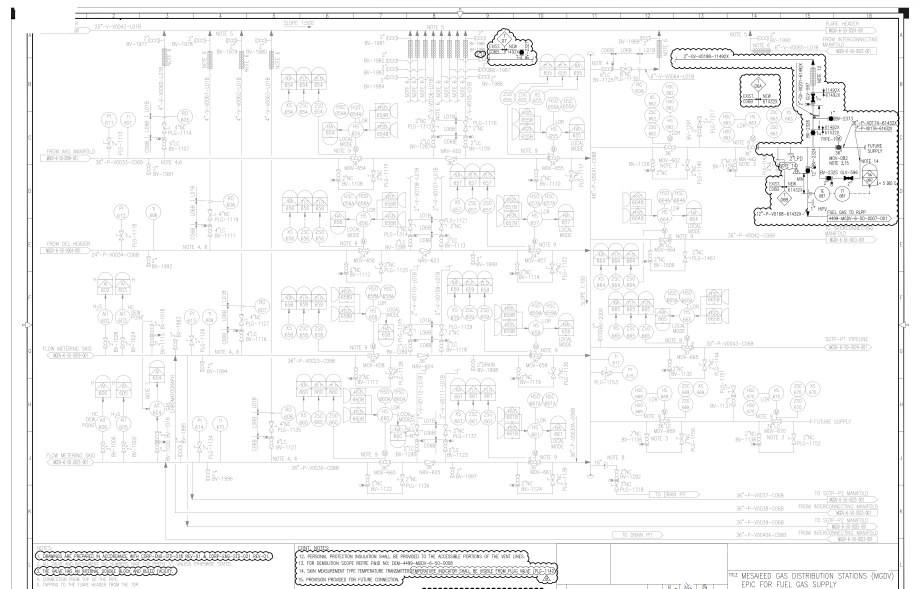
#> input picture input2.png, 2760 x 1765 px (shown at 1/3 size)
$ python fragment_extractor.py ../input2.png
#> lines starting #> are read from the running program, lines starting #| are printed output that depends on the picture; after the words box and inside, x2 and y2 are one past the last pixel; in counts of white or black regions, pixels touching at a corner belong together
"""
Phase 1: Stroke-Derived Arc Fragment Extraction
================================================
Replaces contour-derived primitives (cv2.findContours region components) with
stroke-derived arc fragments.

WHY
---
The diagnostic proved that connected-component topology != cloud-instance
topology. `findContours` either SHATTERS a cloud into many region pieces (B/D
failures) or WELDS it — through the border frame, pipes, leaders, and text —
into sheet-spanning blobs that the area ceiling discards (C* failures). Both are
the same disease: the region component is not the cloud.

This module attacks the disease at its source. It does NOT look at regions at
all. It reduces the line work to 1-px centerlines, finds the junction pixels
where pipes/text/borders cross the cloud outline, and CUTS there. The cut
severs the welds (de-fusing C*) and yields clean open arcs (normalizing B/D)
that downstream affinity grouping (Phase 2) and graph reconstruction (Phase 3)
can operate on.

PIPELINE
--------
    binary
    → skeletonization            (skimage, Zhang-Suen/Lee)
    → graph extraction           (per-pixel 8-neighbour degree)
    → junction detection         (degree >= 3)
    → split at junctions         (remove dilated junction pixels)
    → fragment generation        (connected components → ordered polylines)

SCOPE (per Phase 1 instructions)
--------------------------------
  - NO affinity graph
  - NO clustering
  - NO reconstruction
  Only high-quality cloud-boundary fragments + debug visualisations.

DEPENDENCIES
------------
  scikit-image  (skeletonize)        — added to requirements.txt
  scipy         (ndimage.label)      — added to requirements.txt
  opencv, numpy (already present)
"""
import os, sys, logging
sys.path.insert(0, os.path.dirname(os.path.dirname(os.path.abspath(__file__))))

from dataclasses import dataclass, field
from pathlib import Path
from typing import List, Optional, Tuple

import cv2
import numpy as np
from skimage.morphology import skeletonize
from scipy import ndimage

log = logging.getLogger(__name__)

# ── Extraction parameters (structural, not detection thresholds) ──
MIN_FRAGMENT_LEN  = 40      # px arc-length floor — drops skeleton speckle/spurs
JUNCTION_DILATE   = 1       # px: widen junction cut so diagonal crossings split cleanly
TANGENT_SPAN      = 6       # px along the chain used to estimate endpoint tangents
CURVATURE_STEP    = 7       # px step for discrete curvature (matches stage1 convention)


# ═══════════════════════════════════════════════════════════════════
# Fragment data structure
# ═══════════════════════════════════════════════════════════════════
@dataclass
class Fragment:
    """A single stroke-derived arc fragment (open polyline, ordered)."""
    id: int
    points: np.ndarray                       # Nx2 (x,y), ordered along the arc
    endpoints: Tuple[np.ndarray, np.ndarray] # (start_xy, end_xy)
    endpoint_tangents: Tuple[np.ndarray, np.ndarray]  # unit vectors pointing INWARD
    arc_length: float
    mean_curvature: float                    # mean |turning angle| over interior
    scallop_periodicity: float               # 0-1, reuse of stage1 periodicity model
    is_loop: bool = False                     # closed chain (no free endpoints)

    # [14 lines left out: function to_dict, not called in this run]


# ═══════════════════════════════════════════════════════════════════
# Skeleton graph: degree map, endpoints, junctions
# ═══════════════════════════════════════════════════════════════════
_NB_KERNEL = np.array([[1, 1, 1],
                       [1, 0, 1],
                       [1, 1, 1]], dtype=np.uint8)


def _skeletonize(binary: np.ndarray) -> np.ndarray:
    """Reduce strokes to 1-px centerlines. Returns bool array."""
    bw = (binary > 0)
    skel = skeletonize(bw)
    return skel.astype(np.uint8)


def _degree_map(skel: np.ndarray) -> np.ndarray:
    """8-neighbour count for every skeleton pixel (0 off-skeleton)."""
    deg = cv2.filter2D(skel, -1, _NB_KERNEL, borderType=cv2.BORDER_CONSTANT)
    return deg * skel


def _split_at_junctions(skel: np.ndarray, deg: np.ndarray
                        ) -> Tuple[np.ndarray, np.ndarray]:
    """
    Remove junction pixels (degree >= 3) so welded structures separate into
    independent arc chains. Returns (cut_skeleton, junction_mask).
    """
    junctions = ((skel == 1) & (deg >= 3)).astype(np.uint8)
    if JUNCTION_DILATE > 0 and junctions.any():
        k = cv2.getStructuringElement(
            cv2.MORPH_RECT, (2 * JUNCTION_DILATE + 1, 2 * JUNCTION_DILATE + 1))
        junc_dil = cv2.dilate(junctions, k)
    else:
        junc_dil = junctions
    cut = skel & (~junc_dil.astype(bool))
    return cut.astype(np.uint8), junctions


# ═══════════════════════════════════════════════════════════════════
# Chain ordering: connected component pixels → ordered polyline
# ═══════════════════════════════════════════════════════════════════
def _order_chain(coords: List[Tuple[int, int]]) -> Tuple[List[Tuple[int, int]], bool]:
    """
    Order a set of 8-connected (y,x) pixels into a single path.

    Returns (ordered_list, is_loop). Walks from a free endpoint (degree 1) if
    one exists; otherwise treats the chain as a closed loop and starts anywhere.
    Branch leftovers (rare after junction removal) follow one branch — short
    spurs are dropped later by the length filter.
    """
    pixset = set(coords)
    nbrs = {}
    for (y, x) in coords:
        ns = [(y + dy, x + dx)
              for dy in (-1, 0, 1) for dx in (-1, 0, 1)
              if (dy or dx) and (y + dy, x + dx) in pixset]
        nbrs[(y, x)] = ns

    ends = [p for p, n in nbrs.items() if len(n) == 1]
    is_loop = len(ends) == 0
    start = ends[0] if ends else coords[0]

    path = [start]
    visited = {start}
    cur = start
    while True:
        nxt = None
        for n in nbrs[cur]:
            if n not in visited:
                nxt = n
                break
        if nxt is None:
            break
        path.append(nxt)
        visited.add(nxt)
        cur = nxt
    return path, is_loop


# ═══════════════════════════════════════════════════════════════════
# Per-fragment geometry
# ═══════════════════════════════════════════════════════════════════
def _arc_length(pts: np.ndarray) -> float:
    if len(pts) < 2:
        return 0.0
    d = np.diff(pts.astype(np.float64), axis=0)
    return float(np.hypot(d[:, 0], d[:, 1]).sum())


def _endpoint_tangents(pts: np.ndarray) -> Tuple[np.ndarray, np.ndarray]:
    """Unit tangents at start/end, each pointing INWARD along the chain."""
    n = len(pts)
    k = min(TANGENT_SPAN, n - 1)
    if k < 1:
        z = np.zeros(2)
        return z, z
    p = pts.astype(np.float64)
    t_start = p[k] - p[0]
    t_end = p[n - 1 - k] - p[n - 1]
    def _unit(v):
        m = np.hypot(v[0], v[1])
        return v / m if m > 1e-6 else np.zeros(2)
    return _unit(t_start), _unit(t_end)


def _signed_curvature(pts: np.ndarray, step: int = CURVATURE_STEP) -> np.ndarray:
    """
    Signed turning angle along an OPEN polyline (no wraparound).

    Mirrors stage1's _compute_curvature but for open chains: only interior
    indices [step, n-step) are valid. Revision-cloud scallops produce rapid
    sign oscillation; pipes/straight runs stay near zero.
    """
    p = pts.astype(np.float64)
    n = len(p)
    if n < step * 2 + 1:
        return np.array([])
    out = np.zeros(n)
    for i in range(step, n - step):
        v1 = p[i] - p[i - step]
        v2 = p[i + step] - p[i]
        cross = v1[0] * v2[1] - v1[1] * v2[0]
        dot = v1[0] * v2[0] + v1[1] * v2[1]
        m1 = np.hypot(v1[0], v1[1])
        m2 = np.hypot(v2[0], v2[1])
        if m1 > 0.5 and m2 > 0.5:
            out[i] = np.arctan2(cross, dot)
    return out[step:n - step]


def _scallop_periodicity(pts: np.ndarray, arclen: float) -> float:
    """
    Periodicity score on an open arc, reusing stage1's model:
      crossings-per-100px of curvature sign changes, gated by amplitude.
    Cloud arcs: periodic oscillation. Pipes/text: too few or too noisy.
    """
    curv = _signed_curvature(pts)
    if len(curv) < 8 or arclen < 60:
        return 0.0
    signs = np.sign(curv)
    signs[signs == 0] = 1
    crossings = int(np.sum(np.abs(np.diff(signs)) > 0))
    density = crossings / (arclen / 100.0)
    if 1.5 <= density <= 14.0:
        nz = curv[curv != 0]
        std = float(np.std(nz)) if nz.size else 0.0
        if std > 0.05:
            return float(min(1.0, density / 6.0) * min(1.0, std * 5.0))
    return 0.0


def _mean_curvature(pts: np.ndarray) -> float:
    curv = _signed_curvature(pts)
    return float(np.mean(np.abs(curv))) if len(curv) else 0.0


# ═══════════════════════════════════════════════════════════════════
# Main entry point
# ═══════════════════════════════════════════════════════════════════
def extract_fragments(binary: np.ndarray,
                      debug_dir: Optional[Path] = None) -> List[Fragment]:
    """
    Extract stroke-derived arc fragments from a binary image.

    Args:
        binary:    uint8 image, non-zero = foreground (line work).
        debug_dir: if given, writes skeleton/junctions/fragments visualisations.

    Returns:
        List[Fragment] — open arcs, junction-split, length-filtered.
    """
    if binary is None or binary.size == 0:
        raise ValueError("empty binary image")
    H, W = binary.shape[:2]
    log.info(f"  [frag] skeletonizing {W}x{H}...")

    skel = _skeletonize(binary)
    deg = _degree_map(skel)
    cut, junctions = _split_at_junctions(skel, deg)

    # Connected components of the cut skeleton = candidate arc chains.
    labels, n_lab = ndimage.label(cut, structure=np.ones((3, 3), dtype=int))
    log.info(f"  [frag] {n_lab} raw chains after junction split")

    # Group pixel coords by label in one pass.
    ys, xs = np.nonzero(cut)
    lab = labels[ys, xs]
    order = np.argsort(lab, kind='stable')
    ys, xs, lab = ys[order], xs[order], lab[order]
    boundaries = np.searchsorted(lab, np.arange(1, n_lab + 1), side='left')
    boundaries = np.append(boundaries, len(lab))

    fragments: List[Fragment] = []
    fid = 0
    for li in range(n_lab):
        a, b = boundaries[li], boundaries[li + 1]
        if b - a < 2:
            continue
        coords = list(zip(ys[a:b].tolist(), xs[a:b].tolist()))
        path, is_loop = _order_chain(coords)
        if len(path) < 2:
            continue
        pts = np.array([(x, y) for (y, x) in path], dtype=np.int32)  # (x,y)
        arclen = _arc_length(pts)
        if arclen < MIN_FRAGMENT_LEN:
            continue
        ts, te = _endpoint_tangents(pts)
        frag = Fragment(
            id=fid,
            points=pts,
            endpoints=(pts[0].copy(), pts[-1].copy()),
            endpoint_tangents=(ts, te),
            arc_length=arclen,
            mean_curvature=_mean_curvature(pts),
            scallop_periodicity=_scallop_periodicity(pts, arclen),
            is_loop=is_loop,
        )
        fragments.append(frag)
        fid += 1

    log.info(f"  [frag] {len(fragments)} fragments (>= {MIN_FRAGMENT_LEN}px)")

    if debug_dir is not None:
        _save_debug(debug_dir, (H, W), skel, junctions, fragments)

    return fragments


# ═══════════════════════════════════════════════════════════════════
# Debug visualisations
# ═══════════════════════════════════════════════════════════════════
def _save_debug(debug_dir: Path, shape: Tuple[int, int],
                skel: np.ndarray, junctions: np.ndarray,
                fragments: List[Fragment]) -> None:
    H, W = shape
    debug_dir.mkdir(parents=True, exist_ok=True)

    # 1. skeleton.png — white centerlines on black
    cv2.imwrite(str(debug_dir / "skeleton.png"), (skel * 255).astype(np.uint8))

    # 2. junctions.png — skeleton dim grey, junctions as red dots
    jvis = cv2.cvtColor((skel * 80).astype(np.uint8), cv2.COLOR_GRAY2BGR)
    jy, jx = np.nonzero(junctions)
    for y, x in zip(jy.tolist(), jx.tolist()):
        cv2.circle(jvis, (x, y), 3, (0, 0, 255), -1)
    cv2.imwrite(str(debug_dir / "junctions.png"), jvis)

    # 3. fragments.png — all arcs white on black (the clean arc set)
    fimg = np.zeros((H, W), dtype=np.uint8)
    for f in fragments:
        cv2.polylines(fimg, [f.points], isClosed=f.is_loop, color=255, thickness=2)
    cv2.imwrite(str(debug_dir / "fragments.png"), fimg)

    # 4. fragments_colored.png — each fragment its own colour (separation proof)
    cimg = np.zeros((H, W, 3), dtype=np.uint8)
    rng = np.random.default_rng(12345)
    for f in fragments:
        color = tuple(int(c) for c in rng.integers(60, 256, size=3))
        cv2.polylines(cimg, [f.points], isClosed=f.is_loop, color=color, thickness=2)
        # mark endpoints to make arc breaks visible
        if not f.is_loop:
            for ep in f.endpoints:
                cv2.circle(cimg, (int(ep[0]), int(ep[1])), 3, (255, 255, 255), -1)
    cv2.imwrite(str(debug_dir / "fragments_colored.png"), cimg)

    log.info(f"  [frag] debug → {debug_dir}/ "
             f"(skeleton, junctions, fragments, fragments_colored)")


# ═══════════════════════════════════════════════════════════════════
# CLI — binarize an image the same way Stage 1 does, then extract
# ═══════════════════════════════════════════════════════════════════
def _binarize(image: np.ndarray) -> np.ndarray:
    """Global Otsu (inverted) — identical to stage1_cloud Stage 1."""
    gray = cv2.cvtColor(image, cv2.COLOR_BGR2GRAY)
    _, bw = cv2.threshold(gray, 0, 255, cv2.THRESH_BINARY_INV + cv2.THRESH_OTSU)
    return bw


def main():
    import argparse, json
    ap = argparse.ArgumentParser(description="Phase 1: stroke-derived arc fragments")
    ap.add_argument("input", help="P&ID image (will be binarized) OR a binary png")
    ap.add_argument("--out", default="debug_fragments", help="debug output dir")
    ap.add_argument("--binary", action="store_true",
                    help="treat input as an already-binarized image (skip Otsu)")
    ap.add_argument("--json", help="optional path to dump fragments as JSON")
    ap.add_argument("--verbose", "-v", action="store_true")
    args = ap.parse_args()

    logging.basicConfig(level=logging.DEBUG if args.verbose else logging.INFO,
                        format="%(asctime)s  %(message)s", datefmt="%H:%M:%S")

    img = cv2.imread(args.input, cv2.IMREAD_COLOR if not args.binary else cv2.IMREAD_GRAYSCALE)
#> img is the input picture: shape (1765, 2760, 3); mean B, G, R 246.9, 246.9, 246.9
    if img is None:
        print(f"Cannot read: {args.input}", file=sys.stderr); sys.exit(1)
    binary = img if args.binary else _binarize(img)
#> in _binarize, `_, bw = cv2.threshold(gray, 0, 255, cv2.THRESH_BINARY_INV + cv2.THRESH..`:
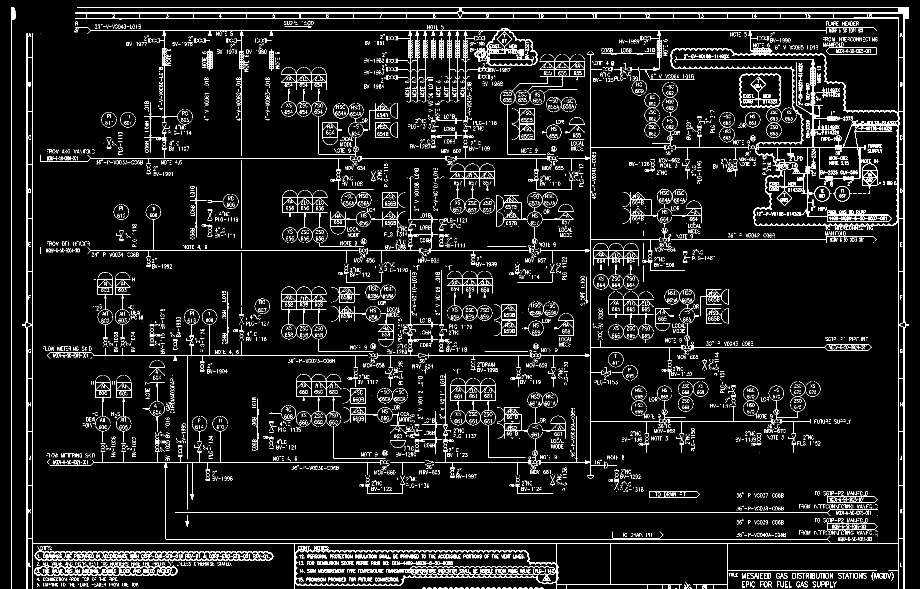
#> bw: shape (1765, 2760) (shown at 1/3 size); 5.2% white in thin lines or dots

    frags = extract_fragments(binary, debug_dir=Path(args.out))
#> in _degree_map, `deg = cv2.filter2D(skel, -1, _NB_KERNEL, borderType=cv2.BORDER_CONSTANT)`:
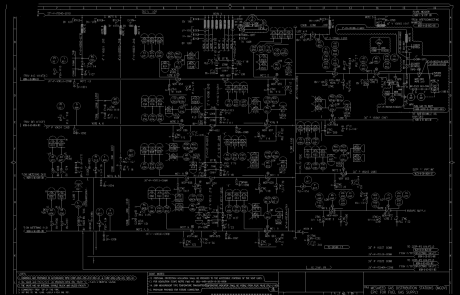
#> deg: shape (1765, 2760) (shown at 1/6 size); min 0, max 7, mean 0.306; drawn with min black and max white
#> in _split_at_junctions, `cut = skel & (~junc_dil.astype(bool))`:
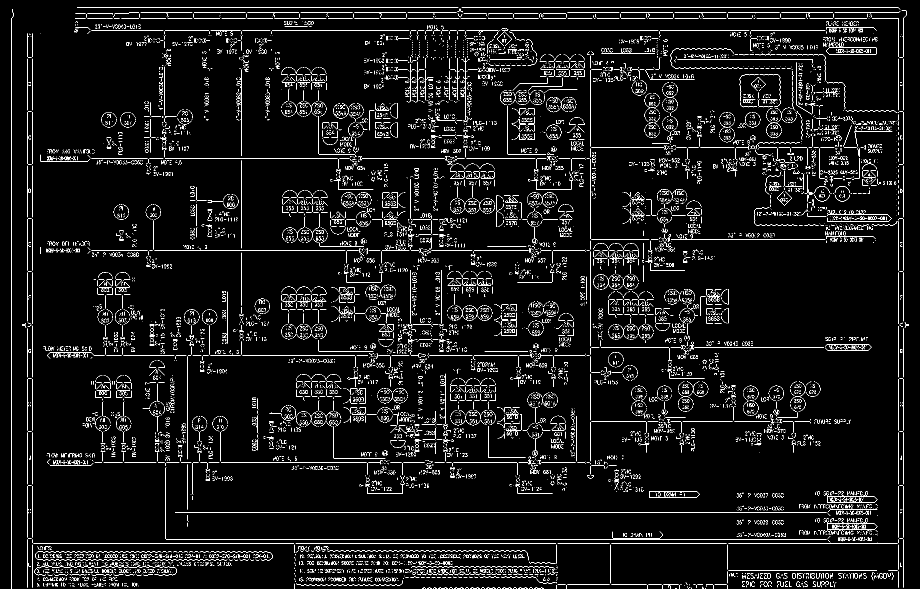
#> cut: shape (1765, 2760) (shown at 1/3 size); values 0 (black) and 1 (white), 3.3% white in thin lines or dots
#> in extract_fragments, `labels, n_lab = ndimage.label(cut, structure=np.ones((3, 3), dtype=int))`:
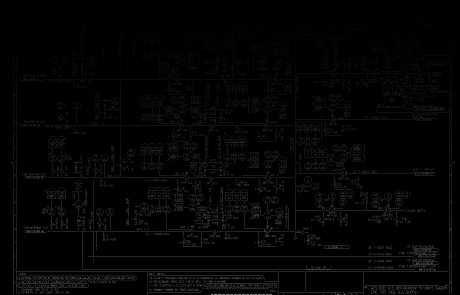
#> labels: shape (1765, 2760) int32 (shown at 1/6 size); min 0, max 20078, mean 324.4; drawn with min black and max white
#> in extract_fragments, `labels, n_lab = ndimage.label(cut, structure=np.ones((3, 3), dtype=int))`: n_lab = 20078
#> the loop in extract_fragments, `for li in range(n_lab):` made 20078 passes
#> (a, b, arclen, t_start in _endpoint_tangents, t_end in _endpoint_tangents) on passes 1, 2, 5: (0, 1144, 1143, [6, 0], [-6, 0]), (1144, 2460, 1317.1, [6, 0], [-6, -5]), (2488, 4226, 1740.7, [0, 6], [0, -6])
#> the loop in _save_debug, `for y, x in zip(jy.tolist(), jx.tolist()):` made 15168 passes
#> (y, x) on passes 1 to 3: (23, 1376), (23, 1377), (23, 1378)
#> after the loop in _save_debug, `for y, x in zip(jy.tolist(), jx.tolist()):`:
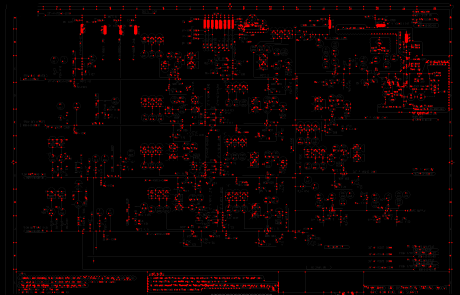
#> jvis: shape (1765, 2760, 3) (shown at 1/6 size); mean B, G, R 2.4, 2.4, 10.2
#> after the loop in _save_debug, `for f in fragments:`:
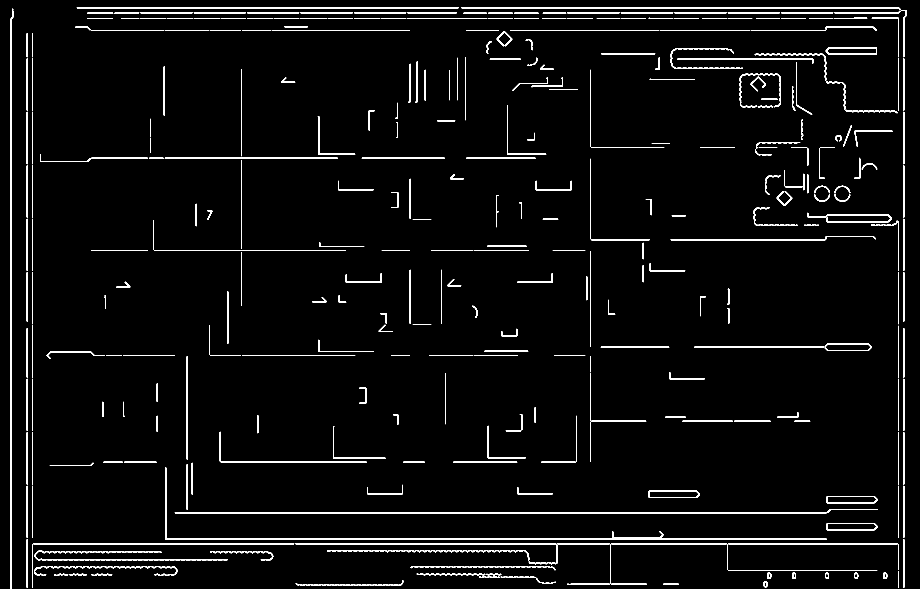
#> fimg: shape (1765, 2760) (shown at 1/3 size); 3.4% white; 331 white regions, largest, box (x1, y1, x2, y2) and area: (496, 1402, 2481, 1619) 7170, (524, 1537, 2481, 1540) 5867, (32, 26, 41, 1765) 5234
#> after the loop in _save_debug, `for f in fragments:`:
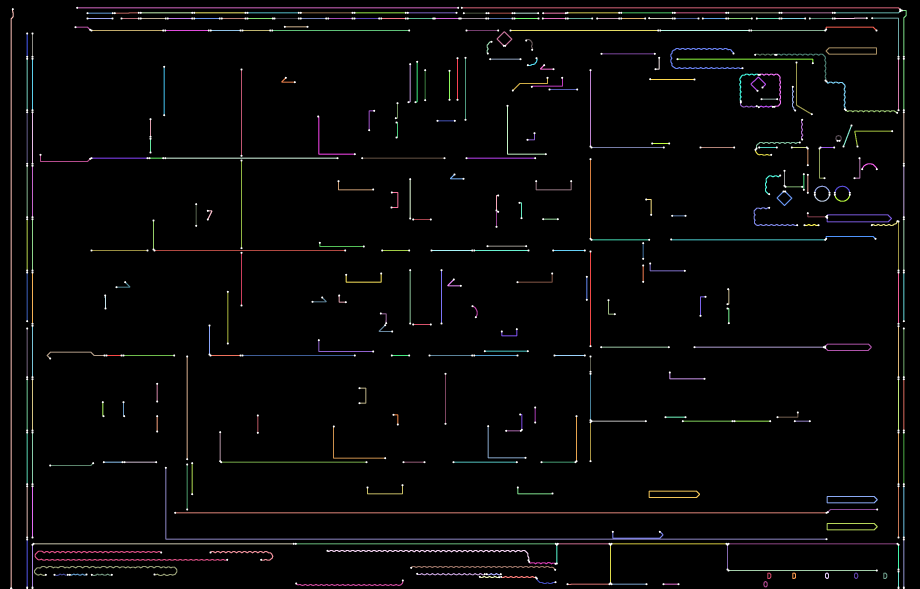
#> cimg: shape (1765, 2760, 3) (shown at 1/3 size); mean of channels 0, 1, 2 6, 6, 6.4; drawn as B, G, R

    if args.json:
        with open(args.json, 'w') as f:
            json.dump([fr.to_dict() for fr in frags], f, indent=2)
        print(f"  fragments JSON → {args.json}")

    # Summary stats
    lens = np.array([f.arc_length for f in frags]) if frags else np.array([0])
    pers = np.array([f.scallop_periodicity for f in frags]) if frags else np.array([0])
    print("\n" + "═" * 60)
    print(" PHASE 1: ARC FRAGMENT EXTRACTION")
    print("═" * 60)
    print(f"  fragments            : {len(frags)}")
#|   fragments            : 333
    print(f"  arc length  (px)     : min={lens.min():.0f} med={np.median(lens):.0f} max={lens.max():.0f}")
#|   arc length  (px)     : min=40 med=107 max=2195
    print(f"  loops (closed arcs)  : {sum(1 for f in frags if f.is_loop)}")
#|   loops (closed arcs)  : 10
    print(f"  with scallop signal  : {int((pers > 0.25).sum())} (periodicity>0.25)")
#|   with scallop signal  : 48 (periodicity>0.25)
    print(f"  debug images         : {args.out}/")
    print("═" * 60)
    print("  Inspect fragments_colored.png: cloud boundaries should appear as")
    print("  many distinctly-coloured arcs, NOT one welded blob.")
    print()


if __name__ == "__main__":
    main()
